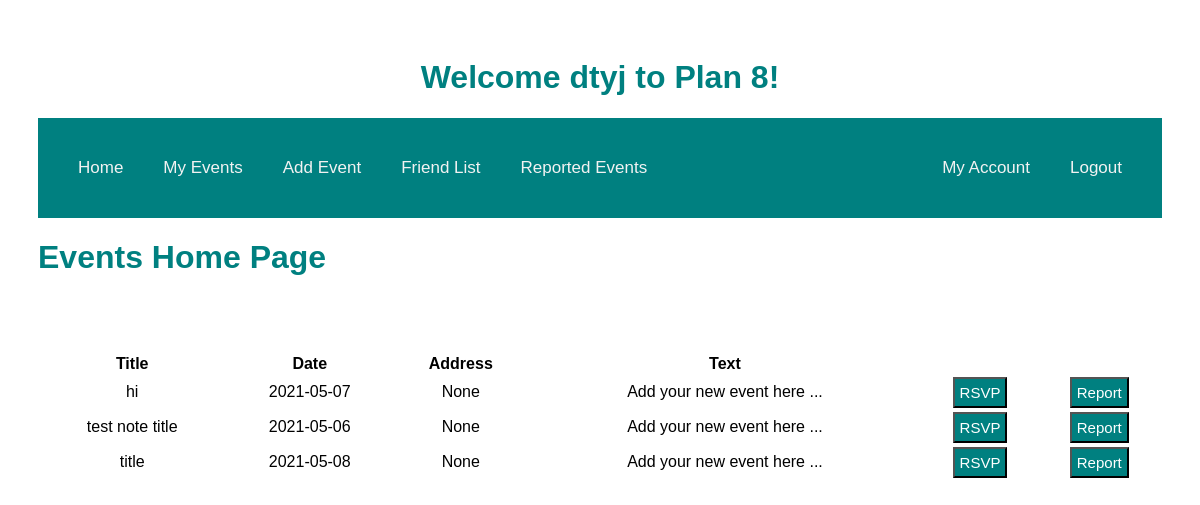
The app's page /home (signed in) with its own data.
### models.py (models this page shows, shortened)
class Event(db.Model):
    id = db.Column("id", db.Integer, primary_key=True)
    title = db.Column("title", db.String(200))
    text = db.Column("text", db.String(100))
    date = db.Column("date", db.String(50))
    address = db.Column("address", db.String(50))
    user_id = db.Column(db.Integer, db.ForeignKey("user.id"), nullable=False)
    comments = db.relationship("Comment", backref="event", cascade="all, delete-orphan", lazy=True)

### main.py (the view, shortened to what this page needs)
@app.route('/')
@app.route('/home')
def home():
    if session.get('user'):
        events = db.session.query(Event).all()
        my_events = db.session.query(Event).filter_by(user_id=session['user_id']).all()
        event_rsvps = db.session.query(RSVP).filter_by(user_id=session['user_id']).all()
        return render_template('home.html', index=events, notes=my_events, user=session['user'], rsvps=event_rsvps)
    else:
           return redirect(url_for('login'))

### templates/home.html (shortened to what this page needs)
<!DOCTYPE html>
<html lang="en">
    <head>
        <link rel="stylesheet" href="{{ url_for('static', filename='main.css') }}">
    </head>
   <body>
    <h1 class="middle">Welcome {{user}} to Plan 8!</h1>
        <div class="topnav">
        <nav>
            {% if user %}
                <a href="{{ url_for('home')}}" class="left"> Home   </a>
            <a href="{{url_for('get_events')}}" class="left">   My Events   </a>
            <a href="{{url_for('new_event')}}" class="left">   Add Event  </a>
            <a href="{{url_for('get_friends')}}" class="left"> Friend List </a>
            <a href="{{url_for('get_reports')}}" class="left"> Reported Events </a>
                <a href="{{ url_for('logout')}}" class="right">Logout</a>
                <a href="{{url_for('get_account')}}" class="right"> My Account</a>
            {% else %}
                    <a href="{{ url_for('login')}}" class="right">SIGN-IN</a>
                    <a href="{{ url_for('register')}}" class="right">REGISTER</a>
            {% endif %}
        </nav>
        </div>
        <div class="body">
            <h1>Events Home Page</h1>
            <br><br><br>
            <table class="tablehome">
                <tr>
                    <th>Title</th>
                <th>Date</th>
                <th>Address</th>
                <th>Text</th>
                </tr>
                {% for event in index %}
                <tr>
                    <td>{{ event.title }}</td>
                    <td>{{ event.date }}</td>
                    <td>{{ event.address }}</td>
                    <td>{{ event.text }}</td>
                <td>
                    <form action = "{{ url_for('new_rsvp', event_id= event.id) }}" method="post">
                        <input type="submit" value="RSVP">
                    </form>
                <td>
                    <form method="POST" action = "{{ url_for('new_report', event_id= event.id) }}" class="Reportbutton">
                        <input type="submit" value="Report">
                    </form>
                </td>
                </tr>
                {% endfor %}
            </table>
        </div>
    </body>
</html>

### static/main.css (style rules this page uses)
body { padding: 30px 30px; font-family: Arial, Helvetica, sans-serif; }
h1 { color: teal; }
.right { float: right; }
.left { float: left; }
.topnav { overflow: hidden; background-color: teal; padding: 20px; }
.topnav a { color: #f2f2f2; padding: 20px 20px; text-decoration: none; font-size: 17px; }
.middle { text-align: center; }
input[type='submit'] { background-color: teal; color: white; font-size: 15px; padding:5px; font-family: Palatino Linotype, sans-serif; }
.tablehome { text-align: center; width: 100%; }
.Reportbutton { text-align: center; }

### records on screen
Event: title "hi", date "2021-05-07", address "None", text "Add your new event here ..."
Event: title "test note title", date "2021-05-06", address "None", text "Add your new event here ..."
Event: title "title", date "2021-05-08", address "None", text "Add your new event here ..."

### other values on screen
{{ user }} "dtyj"
